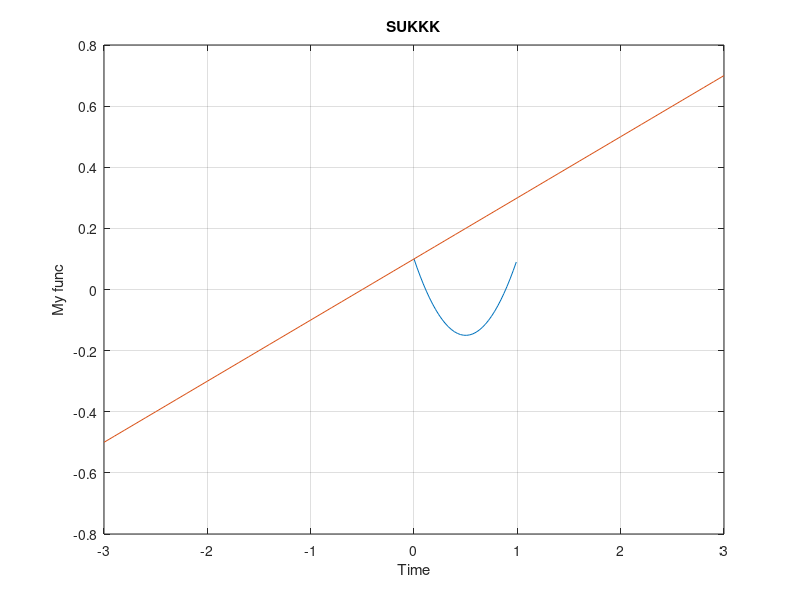
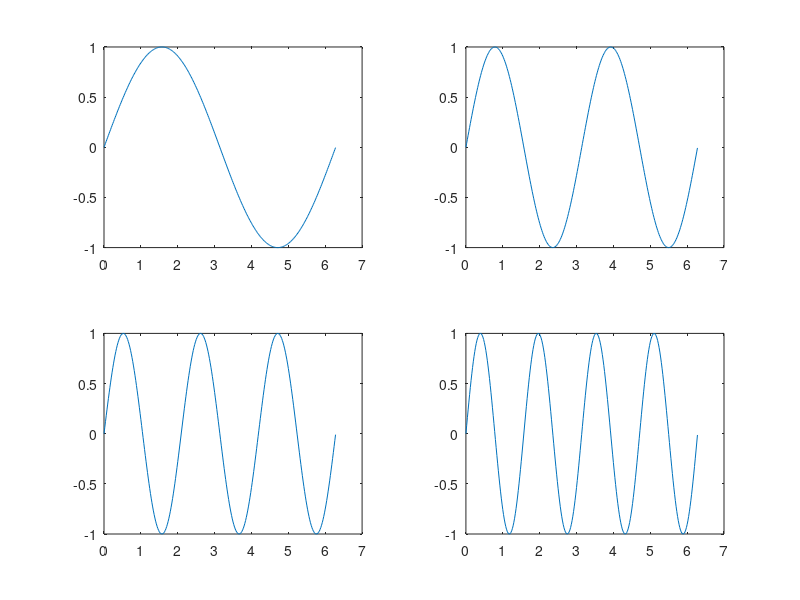

The MATLAB script that drew these images, in order: (Note: this script raises an error after producing the figures.)
%%
x = 0:.03:1; 
x1 = -3:.1:3;
y = x.*(x-1)+0.1;
y1 = (x1 + 0.5) / 5;
plot(x, y, x1, y1)
grid on
xlabel('Time')
ylabel('My func')
title("SUKKK")

%%
f = figure();

%%
x = 0: .02: 2*pi;
subplot(2, 2, 1)
plot(x, sin(x))

subplot(2, 2, 2)
plot(x, sin(2*x))

subplot(2, 2, 3)
plot(x, sin(3*x))

subplot(2, 2, 4)
plot(x, sin(4*x))

%% 

fplot(@graph_two_plots, [0 pi]);

%% 

ezplot(@(x,y) ((x-0.4)^2)*(x^2+y^2)-x^2, [-1 2 -4 4])